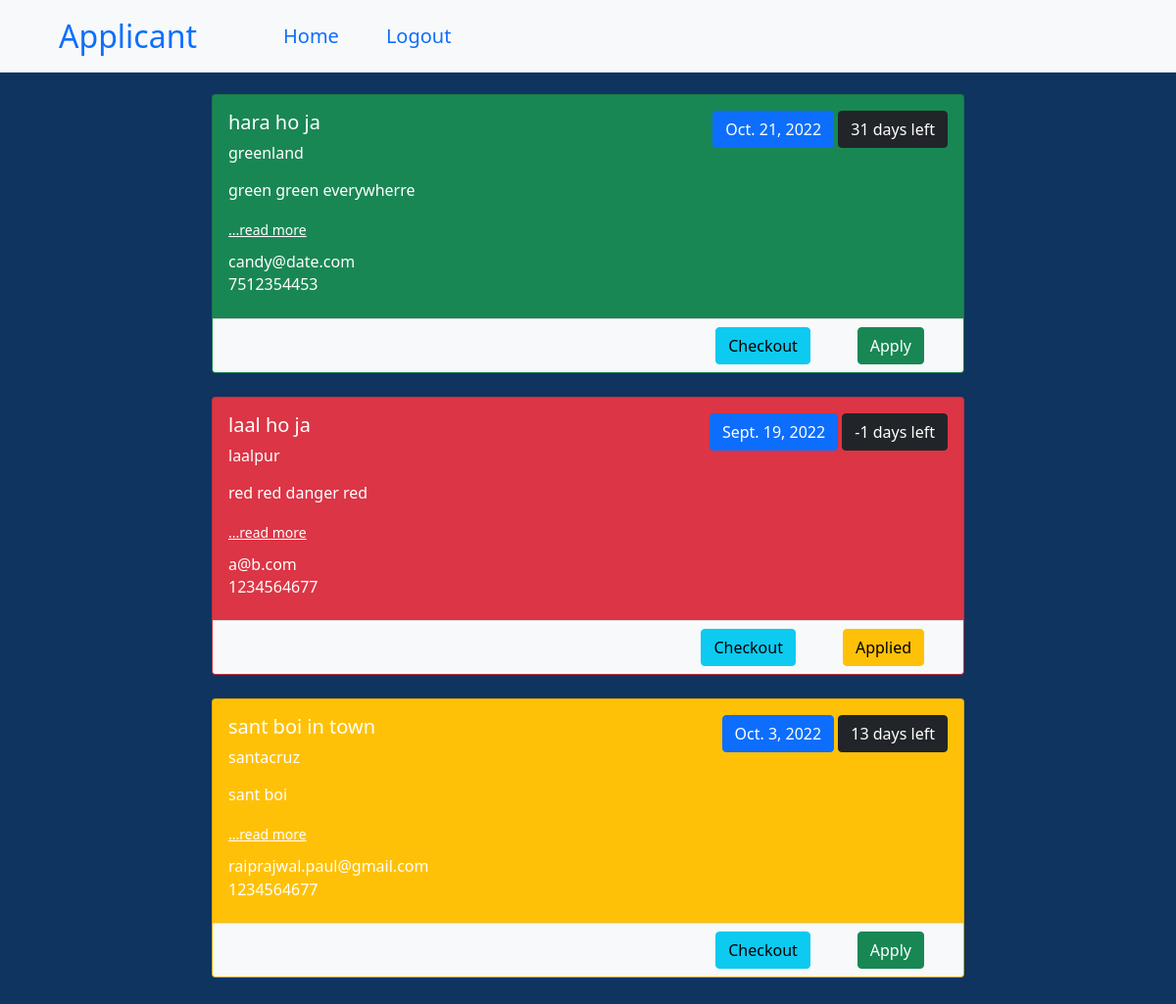
Page /dashboard/16 (signed in) on the earlier database version.
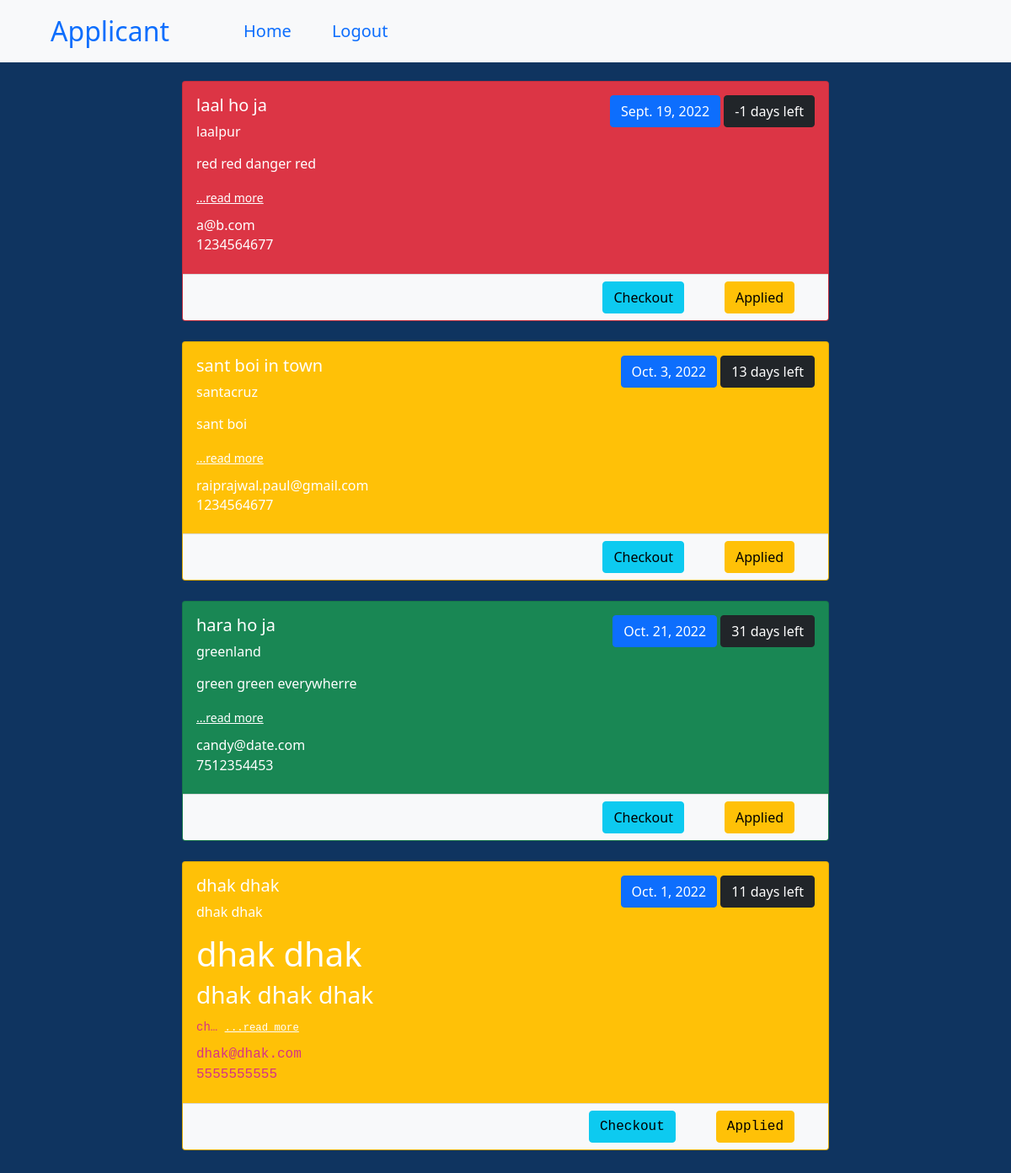
Same page on the later database version.
### board/models.py (models this page shows)
class Job(models.Model):
    title = models.CharField(max_length=250)
    description = models.TextField(max_length=500)
    location = models.CharField(max_length=250)
    deadline = models.DateField()
    mobile = models.CharField(max_length=10)
    email = models.EmailField()
    is_archieved = models.BooleanField(default=False)
    people = models.ManyToManyField(get_user_model())
    order = models.IntegerField(default=0, blank=True)
    @property
    def days_left(self):
        return self.deadline - date.today()
    @property
    def bg_class(self):
        if self.days_left > timedelta(days=21):
            return "success"
        elif self.days_left < timedelta(days=3):
            return "danger"
        elif self.days_left < timedelta(days=14):
            return "warning"
        else:
            return "secondary"

### board/views.py (the view)
# urls.py: path('dashboard/<int:id>', views.dashboard, name='dashboard'),
def dashboard(req, id):
    if id==1:
        user_group = Group.objects.get(name = 'Terraformers')
        category = 'Terraformer'
    else:
        user_group = Group.objects.get(name = 'Applicants')
        category = 'Applicant'
    if req.user.is_authenticated and user_group == req.user.groups.all()[0]:
        jobs = Job.objects.all().order_by('order')
        jobs_user = {}
        for job in jobs:
            if Job.objects.get(pk=job.id).people.filter(id=req.user.id):
                jobs_user[job.id] = True
        return render(req, "dashboard.html", {'category': category, 'group': id, 'jobs': jobs, 'jobs_user': jobs_user})
    else:
        messages.warning(req, "You are not authorized to access this group.")
        return HttpResponseRedirect('/')

### board/templatetags/jobextra.py (called while the page is built)
@register.filter
def convert_markdown(value):
    return markdown.markdown(value)

@register.filter
def get_value(dictionary, key):
    return dictionary.get(key)

### board/templates/dashboard.html (shortened to what this page needs)
{% extends 'base.html' %}
{% load static %}
{% load jobextra %}
{% block content %}
<div>
  <nav class="fixed-top navbar navbar-expand-lg bg-light px-5 py-2">
    <div class="container-fluid">
      <a id="category" class="navbar-brand fs-2" href="{% url 'home' %}">{{category}}</a>
      <div class="collapse navbar-collapse mx-5 fs-5" id="navbarNavAltMarkup">
        <div class="navbar-nav">
          <a class="mx-3 nav-link" aria-current="page" href="{%url 'home' %}">Home</a>
          <a class="mx-3 nav-link" href="{%url 'logout' %}">Logout</a>
        </div>
      </div>
    </div>
  </nav>
  <div class = "mt-5">
  <div id="jobs" class = "my-5">
    {% for job in jobs %}
    {% if not job.is_archieved %}
    <div
    {% if category == "Terraformer" %}
    id="{{job.id}}"
    draggable="true" ondragstart="start()"  ondragover="dragover()" ondragend="dragend()" class="card my-4 bg-{{job.bg_class}} text-white"
    style="width: 48rem; cursor: move;">
    {% else %}
    class="card my-4 bg-{{job.bg_class}} text-white" style="width: 48rem;">
    {% endif %}
      <div class="card-body">
        <div class="d-flex justify-content-between">
          <div><h5 class="card-title">{{job.title}}</h5></div>
          <div>
            <button type="button" class="btn btn-primary">{{job.deadline}}</button>
            <button type="button" class="btn btn-dark">{{job.days_left.days}} days left</button>
          </div>
        </div>
        <h6 class="card-subtitle mb-2">{{job.location}}</h6>
        <p class="card-text">{{job.description|convert_markdown|safe|truncatechars:55}}
          <small>
            {% if category == "Applicant" %}
              <a class="text-white" href="{% url 'checkout_job' group job.id %}">...read more</a>
            {% else %}
              <a class="text-white" href="{% url 'candidates' group job.id %}">...read more</a>
            {% endif %}
          </small>
        </p>
        <h6 class="card-subtitle mb-2">{{job.email}}</h6>
        <h6 class="card-subtitle mb-2">{{job.mobile}}</h6>
      </div>
      <div class="card-footer d-flex justify-content-end bg-light">
          {% if category == "Applicant" %}
            <a href="{% url 'checkout_job' group job.id %}" class="btn btn-info mx-4">Checkout</a>
            {% if jobs_user|get_value:job.id %}
              <a href="{% url 'apply_job' group job.id %}" class="btn btn-warning mx-4">Applied</a>
            {% else %}
              <a href="{% url 'apply_job' group job.id %}" class="btn btn-success mx-4">Apply</a>
            {% endif %}
          {% endif %}
      </div>
    </div>
    {% endif %}
    {% endfor %}
  </div>
  </div>
</div>
{% endblock content %}

### board/templates/base.html (shortened to what this page needs)
<!DOCTYPE html>
{% load static %}
<html lang="en">
<head>
    <link rel="stylesheet" href=" {% static 'css/bootstrap.css' %} ">
    <link rel="stylesheet" href=" {% static 'css/core.css' %} " >
</head>
<body class="main_bg">
    <div class="container mt-5 main_bg">
        {% block content %}{% endblock content %}
    </div>
</body>
</html>

### board/static/css/core.css (style rules this page uses)
.main_bg { background: #0F3460; display: flex; justify-content: center; align-items: center; }

Differences in the rows shown:
changed Job "sant boi in town": text "Apply" → "Applied"
changed Job "hara ho ja": text "Apply" → "Applied"; moves down the list
now on this page (row edited): Job: title "dhak dhak", deadline "Oct. 1, 2022", days_left.days "11", location "dhak dhak", description|convert_markdown "dhak dhak dhak dhak dhak ch…", email "dhak@dhak.com", mobile "5555555555", shows "Applied"
